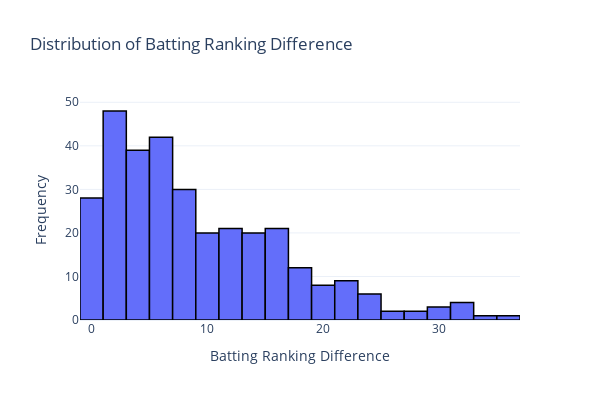
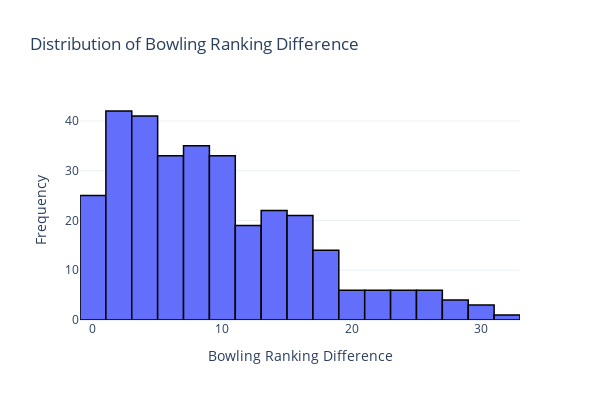
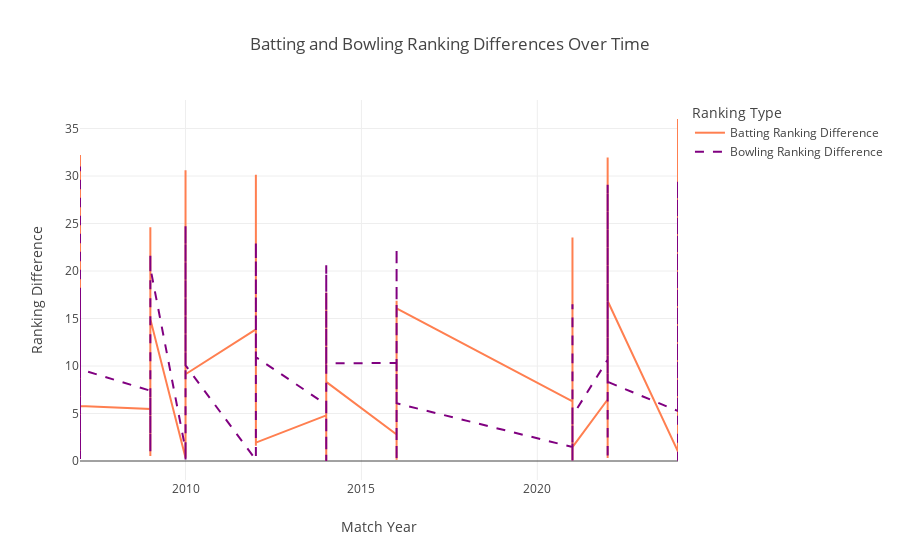

Write notebook code for charts like these, in order.
### Code cell
fig_batting_ranking_diff = px.histogram(
    wc_final_data_df, 
    x='Batting Ranking Difference', 
    nbins=20, 
    title='Distribution of Batting Ranking Difference',
    labels={'Batting Ranking Difference': 'Batting Ranking Difference', 'count': 'Frequency'},
    template='plotly_white'
)
fig_batting_ranking_diff.update_traces(marker_line_color='black', marker_line_width=1.5)
fig_batting_ranking_diff.update_layout(
    xaxis_title='Batting Ranking Difference',
    yaxis_title='Frequency',
    width=600,  
    height=400
)
# Display the first plot
fig_batting_ranking_diff.show()

# Plot 2: Distribution of Bowling Ranking Difference
fig_bowling_ranking_diff = px.histogram(
    wc_final_data_df, 
    x='Bowling Ranking Difference', 
    nbins=20, 
    title='Distribution of Bowling Ranking Difference',
    labels={'Bowling Ranking Difference': 'Bowling Ranking Difference', 'count': 'Frequency'},
    template='plotly_white'
)
fig_bowling_ranking_diff.update_traces(marker_line_color='black', marker_line_width=1.5)
fig_bowling_ranking_diff.update_layout(
    xaxis_title='Bowling Ranking Difference',
    yaxis_title='Frequency',
    width=600,  
    height=400
)
# Display the second plot
fig_bowling_ranking_diff.show()

# Line plot: Batting and Bowling Ranking Differences Over Time
fig_line = go.Figure()

# Batting Ranking Difference line
fig_line.add_trace(go.Scatter(
    x=wc_final_data_df['Match Year'],
    y=wc_final_data_df['Batting Ranking Difference'],
    mode='lines',
    name='Batting Ranking Difference',
    line=dict(color='coral'),
    hovertext=wc_final_data_df.apply(lambda row: f"Team 1: {row['Team1']}<br>Team 2: {row['Team2']}", axis=1),  # Adding team names in hover text
    hoverinfo='text+y'
))

# Bowling Ranking Difference line
fig_line.add_trace(go.Scatter(
    x=wc_final_data_df['Match Year'],
    y=wc_final_data_df['Bowling Ranking Difference'],
    mode='lines',
    name='Bowling Ranking Difference',
    line=dict(color='purple', dash='dash'),
    hovertext=wc_final_data_df.apply(lambda row: f"Team 1: {row['Team1']}<br>Team 2: {row['Team2']}", axis=1),  # Adding team names in hover text
    hoverinfo='text+y'
))

# Update layout for line plot
fig_line.update_layout(
    title='Batting and Bowling Ranking Differences Over Time',
    xaxis_title='Match Year',
    yaxis_title='Ranking Difference',
    legend_title='Ranking Type',
    hovermode='x unified'
)

# Display the line plot
fig_line.show()

### Figure 1 — Plotly figure (JSON) as saved in the notebook; plotly's stock layout.template omitted (floating-point values rounded to 4 significant figures; data arrays with more than 128 entries replaced by an {"elided": "..."} marker saying what was removed)
{"data": [{"alignmentgroup": "True", "bingroup": "x", "hovertemplate": "Batting Ranking Difference=%{x}<br>count=%{y}<extra></extra>", "legendgroup": "", "marker": {"color": "#636efa", "line": {"color": "black", "width": 1.5}, "pattern": {"shape": ""}}, "name": "", "nbinsx": 20, "offsetgroup": "", "orientation": "v", "showlegend": false, "type": "histogram", "x": {"elided": "317 float values"}, "xaxis": "x", "yaxis": "y"}], "layout": {"barmode": "relative", "height": 400, "legend": {"tracegroupgap": 0}, "title": {"text": "Distribution of Batting Ranking Difference"}, "width": 600, "xaxis": {"anchor": "y", "autorange": true, "domain": [0, 1], "range": [-1, 37], "title": {"text": "Batting Ranking Difference"}, "type": "linear"}, "yaxis": {"anchor": "x", "autorange": true, "domain": [0, 1], "range": [0, 50.53], "title": {"text": "Frequency"}}}}

### Figure 2 — Plotly figure (JSON) as saved in the notebook; plotly's stock layout.template omitted (floating-point values rounded to 4 significant figures; data arrays with more than 128 entries replaced by an {"elided": "..."} marker saying what was removed)
{"data": [{"alignmentgroup": "True", "bingroup": "x", "hovertemplate": "Bowling Ranking Difference=%{x}<br>count=%{y}<extra></extra>", "legendgroup": "", "marker": {"color": "#636efa", "line": {"color": "black", "width": 1.5}, "pattern": {"shape": ""}}, "name": "", "nbinsx": 20, "offsetgroup": "", "orientation": "v", "showlegend": false, "type": "histogram", "x": {"elided": "317 float values"}, "xaxis": "x", "yaxis": "y"}], "layout": {"barmode": "relative", "height": 400, "legend": {"tracegroupgap": 0}, "title": {"text": "Distribution of Bowling Ranking Difference"}, "width": 600, "xaxis": {"anchor": "y", "autorange": true, "domain": [0, 1], "range": [-1, 33], "title": {"text": "Bowling Ranking Difference"}, "type": "linear"}, "yaxis": {"anchor": "x", "autorange": true, "domain": [0, 1], "range": [0, 44.21], "title": {"text": "Frequency"}}}}

### Figure 3 — Plotly figure (JSON) as saved in the notebook; plotly's stock layout.template omitted (floating-point values rounded to 4 significant figures; data arrays with more than 128 entries replaced by an {"elided": "..."} marker saying what was removed)
{"data": [{"hoverinfo": "text+y", "hovertext": {"elided": "317 str values"}, "line": {"color": "coral"}, "mode": "lines", "name": "Batting Ranking Difference", "type": "scatter", "x": {"elided": "317 int values"}, "y": {"elided": "317 float values"}}, {"hoverinfo": "text+y", "hovertext": {"elided": "317 str values"}, "line": {"color": "purple", "dash": "dash"}, "mode": "lines", "name": "Bowling Ranking Difference", "type": "scatter", "x": {"elided": "317 int values"}, "y": {"elided": "317 float values"}}], "layout": {"autosize": true, "hovermode": "x unified", "legend": {"title": {"text": "Ranking Type"}}, "title": {"text": "Batting and Bowling Ranking Differences Over Time"}, "xaxis": {"autorange": true, "range": [2007, 2024], "title": {"text": "Match Year"}, "type": "linear"}, "yaxis": {"autorange": true, "range": [-2, 38], "title": {"text": "Ranking Difference"}, "type": "linear"}}}
